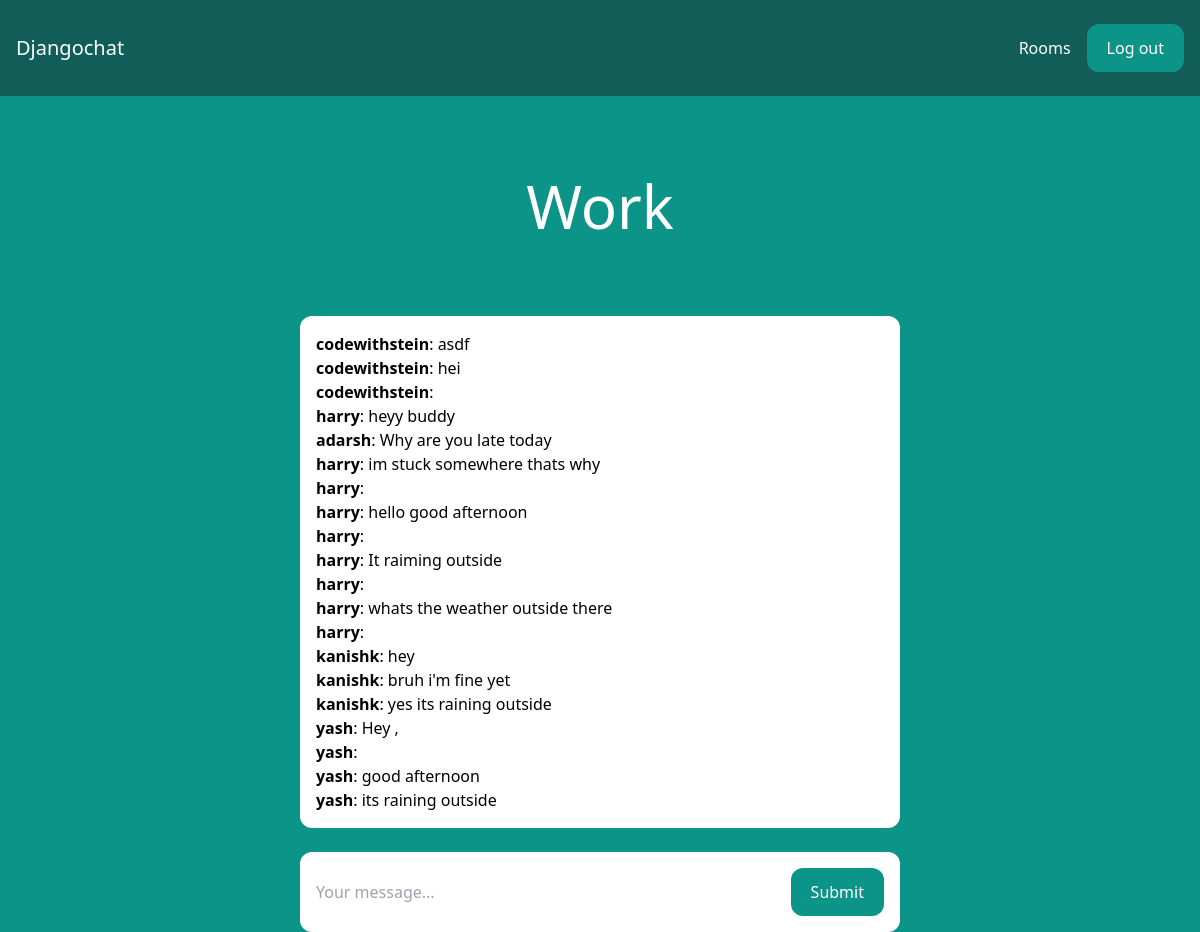
Page /rooms/work/ (signed in) on the committed database.
### room/models.py (models this page shows)
class Room(models.Model):
    name = models.CharField(max_length=255)
    slug = models.SlugField(unique=True)

class Message(models.Model):
    room = models.ForeignKey(Room, related_name='messages', on_delete=models.CASCADE)
    user = models.ForeignKey(User, related_name='messages', on_delete=models.CASCADE)
    content = models.TextField()
    date_added = models.DateTimeField(auto_now_add=True)
    class Meta:
        ordering = ('date_added',)

### room/views.py (the view)
# urls.py: path('rooms/', include('room.urls')),
@login_required
def room(request, slug):
    room = Room.objects.get(slug=slug)
    messages = Message.objects.filter(room=room)[0:25]
    return render(request, 'room/room.html', {'room': room, 'messages': messages})

### room/templates/room/room.html (shortened to what this page needs)
{% extends 'core/base.html' %}
{% block content %}
<div class="p-10 lg:p-20 text-center">
    <h1 class="text-3xl lg:text-6xl text-white">{{ room.name }}</h1>
</div>
<div class="lg:w-2/4 mx-4 lg:mx-auto p-4 bg-white rounded-xl">
    <div class="chat-messages space-y-3" id="chat-messages">
        {% for m in messages %}<b>{{ m.user.username }}</b>: {{ m.content }}<br>{% endfor %}
    </div>
</div>
<div class="lg:w-2/4 mt-6 mx-4 lg:mx-auto p-4 bg-white rounded-xl">
    <form method="post" action="." class="flex">
        <input type="text" name="content" class="flex-1 mr-3" placeholder="Your message..." id="chat-message-input">
        <button
            class="px-5 py-3 rounded-xl text-white bg-teal-600 hover:bg-teal-700"
            id="chat-message-submit"
        >Submit</button>
    </form>
</div>
{% endblock %}

### core/templates/core/base.html (shortened to what this page needs)
<!DOCTYPE html>
<html>
    <head>
        <script src="https://cdn.tailwindcss.com"></script>
    </head>
    <body class="bg-teal-600">
        <nav class="flex items-center justify-between px-4 py-6 bg-teal-800">
            <div>
                <a href="/" class="text-xl text-white">Djangochat</a>
            </div>
            <div class="flex items-center space-x-4">
                {% if request.user.is_authenticated %}
                    <a href="/rooms/" class="text-white hover:text-gray-200">Rooms</a>
                    <a href="/logout/" class="px-5 py-3 rounded-xl text-white bg-teal-600 hover:bg-teal-700">Log out</a>
                {% else %}
                    <a href="/login/" class="text-white hover:text-gray-200">Log in</a>
                    <a href="/signup/" class="px-5 py-3 rounded-xl text-white bg-teal-600 hover:bg-teal-700">Sign up</a>
                {% endif %}
            </div>
        </nav>
        {% block content %}
        {% endblock %}
    </body>
</html>

### rows in the picture
Room: name "Work"
Message: user.username "codewithstein", content "asdf"
Message: user.username "codewithstein", content "hei"
Message: user.username "codewithstein"
Message: user.username "harry", content "heyy buddy"
Message: user.username "adarsh", content "Why are you late today"
Message: user.username "harry", content "im stuck somewhere thats why"
Message: user.username "harry"
Message: user.username "harry", content "hello good afternoon"
Message: user.username "harry"
Message: user.username "harry", content "It raiming outside"
Message: user.username "harry"
Message: user.username "harry", content "whats the weather outside there"
Message: user.username "harry"
Message: user.username "kanishk", content "hey"
Message: user.username "kanishk", content "bruh i'm fine yet"
Message: user.username "kanishk", content "yes its raining outside"
Message: user.username "yash", content "Hey ,"
Message: user.username "yash"
Message: user.username "yash", content "good afternoon"
Message: user.username "yash", content "its raining outside"
